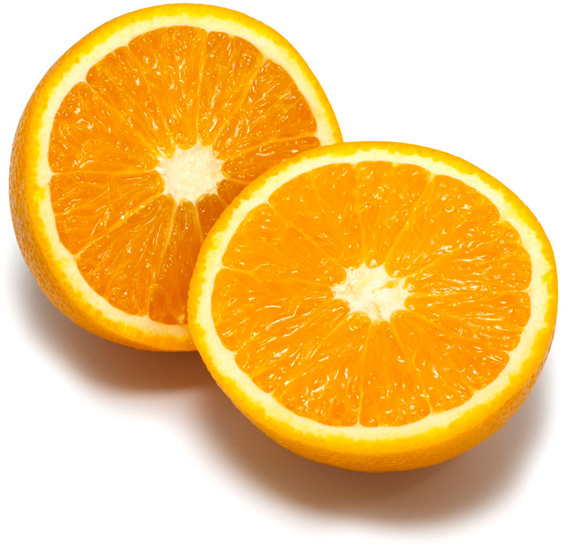
#> input picture Labs/Lab 3/Rakin/Images-jpg/orange.jpg, 572 x 551 px
$ python kmeans_example.py
#> lines starting #> are read from the running program, lines starting #| are printed output that depends on the picture
### Labs/Lab 2/Rakin/Functions.py
import math
import numpy as np
import scipy
import scipy.ndimage
import matplotlib.pyplot as plt
from matplotlib.colors import ListedColormap
from scipy.signal import convolve2d


#  SHOWGREY(IMAGE, DISPLAY, RESOLUTION, ZMIN, ZMAX)
#    displays the real matrix IMAGE as a gray-level image on the screen.
#
#  Arguments:
#    If RESOLUTION is a scalar value, RESOLUTION distinct gray-levels,
#    equidistantly spaced between 0 (black) and 1 (white), are used.
#    If RESOLUTION is a vector, its elements (which should lie in the
#    interval [ 0, 1]) are used as gray-levels (colormap).
#
#    The (matrix element) values ZMIN and ZMAX are mapped to black and
#    white respectively. For a quantized image, it is often advisable
#    to set ZMAX to the first quantization level outside actual range.
#    Values in ] ZMIN, ZMAX[ are mapped by linear interpolation, whereas
#    values outside this interval are mapped to either black or white by
#    truncation.
#
#    If ZMIN and ZMAX are omitted, they are set to the true max
#    and min values of the elements of IMAGE.
#
#    If RESOLUTION is also omitted, it is assumed to be 64.
#    If ZMIN = ZMAX, the displayed image is thresholded at ZMAX.
#
# [23 lines left out: function showgrey, not called in this run]


# 	SHOWFS( FREQSPEC, DISPLAY, RES) displays a compressed version
# 	of the corresponding Fourier spectrum as a gray-level image.
# 	RES distinct gray-levels, equidistantly spaced between 0 (black)
# 	and 1 (white), are used. If RES is omitted, it is assumed to be 64.
#
def showfs(Image, display=True, res=64):
    showgrey(np.log(1 + np.abs(np.fft.fftshift(Image))), display, res)


# 	ROTIM = ROT( IMAGE, ANGLE, BKG) rotates the image IMAGE by an angle
# 	ANGLE and sets the values of the background pixels to BKG.
# 	If BKG is omitted, it is set to 0.
# 	If ANGLE is also omitted, it is also set to 0.
# 	This is not a very interesting rotation, but it will, like all
# 	other values of ANGLE, create an output image ROTIM of size DxD,
# 	where D = NORM( SIZE( IMAGE)), with the original image in the center.
#
# [208 lines left out: functions rot, pow2image, randphaseimage, deltafcn, variance, discgaussfft and 7 more, not called in this run]


# ZEROCROSSCURVES(ZERO, MASK) -- Extraction of zero-crossing curves
# Computes the zero-crossing curves from the image ZERO
# If the MASK image is specified, only point on the zero-crossing
# curves for which the mask value is True are reserved
# The format of these curves is a tuple of two arrays with (Y,X) coordinates.
#
def zerocrosscurves(zeropic, mask):
    curves = np.where(contour(zeropic) & mask.astype(int))
    return curves


# THRESHOLDCURVES(CURVES, MASK) -- Thresholding of curves
# Returns a new set of curves containing only those points
# in the polygons for which the mask value is True.
# The format of these curves is a tuple of two arrays with (Y,X) coordinates.
#
# [70 lines left out: functions thresholdcurves, overlaycurves, overlaycurves_EDITED, locmax8, not called in this run]


# IMEAN = MEAN_SEGMENTS(I, SEGM) computes the mean within clusters indexed per
# pixel by SEGM and returns in image with pixel values replaced by the means
#
def mean_segments(I, segm):
    Ivec = np.reshape(I, (-1, 3))
    idx = np.reshape(segm, (-1))
    L = np.max(idx) + 1
    centers = np.zeros((L, 3))
    h, _ = np.histogram(idx, L, (-0.5, L - 0.5))
    for l in range(L):
        if h[l] > 0:
            centers[l, :] = np.mean(Ivec[idx == l], axis=0)
    return centers[segm, :]


# INEW = OVERLAY_BOUNDS(I, SEGM) creates a new image INEW with boundaries
# between clusters as indicated by the segmentation SEGM
#
def overlay_bounds(I, segm):
    (h, w) = np.shape(segm)
    grow = np.zeros((h + 1, w + 1), dtype=segm.dtype)
    grow[0:h, 0:w] = segm
    mask = (
        (segm != grow[1 : h + 1, 0:w])
        | (segm != grow[0:h, 1 : w + 1])
        | (segm != grow[1 : h + 1, 1 : w + 1])
    )
    mask[0:h, w - 1] = mask[h - 1, 0:w] = False
    Inew = np.array(I)
    Inew[mask, 0] = 255
    Inew[mask, 1] = Inew[mask, 2] = 0
    return Inew

### Labs/Lab 3/Rakin/kmeans_example.py
import sys
import numpy as np
from PIL import Image, ImageFilter
import matplotlib.pyplot as plt
from scipy.spatial import distance_matrix
from Functions import mean_segments, overlay_bounds

def initialize_cluster_centers(image, K, seed):
    np.random.seed(seed)
    h, w, d = image.shape
    flattened_data = image.reshape(h * w, d)

    # Initialize the list of chosen indices
    chosen_indices = []

    # Randomly pick the first center
    first_index = np.random.choice(h * w)
    chosen_indices.append(first_index)

    # Iteratively pick the most different pixels
    for _ in range(1, K):
        remaining_indices = [i for i in range(h * w) if i not in chosen_indices]
        distances = np.linalg.norm(flattened_data[remaining_indices] - flattened_data[chosen_indices, None, :], axis=2)
        max_distance_index = remaining_indices[np.argmax(np.min(distances, axis=0))]
        chosen_indices.append(max_distance_index)

    # Extract the initial centers
    initial_centers = flattened_data[chosen_indices]
    return initial_centers

def kmeans_segm(image, K, L, seed):
    """
    Implement k-means clustering:
    - Input: image : image input
             K : number of cluster centres
             L : number of iterations
             seed : to initialize random generator
    - Output: segmentation : segmented image with a colour index per pixel
              centers : final cluster centres in 3D colour space
    """
    # This is used to flatten the image
    h, w, d = image.shape
    Ivec = np.reshape(image, (h * w, d))

    # Apply k-means clustering algorithm
    # Initialize cluster centers randomly
    centers = initialize_cluster_centers(image, K, seed)

    # Initialize nearest_clustery
    nearest_cluster = np.zeros_like(Ivec[:, 0])

    for _ in range(L):
        # Assign pixels to the nearest cluster center by using the distance to the cluster centers
        distances = distance_matrix(Ivec, centers)
        nearest_cluster = np.argmin(distances, axis=1)

        # Update cluster centers
        for k in range(K):
            if np.any(nearest_cluster == k):
                centers[k] = np.mean(Ivec[nearest_cluster == k], axis=0)
            else:
                # Reinitialize the center if the cluster is empty
                centers[k] = Ivec[np.random.choice(Ivec.shape[0])]

    # Reshape the segmentation and centers
    segmentation = np.reshape(nearest_cluster, (h, w))
    return segmentation, centers

def kmeans_example():
    K = 10              # number of clusters used
    L = 50              # number of iterations
    seed = 14           # seed used for random initialization
    scale_factor = 0.5  # image downscale factor
    image_sigma = 1.0   # image preblurring scale

    img = Image.open('Images-jpg/orange.jpg')
#> img is the input picture: PIL image 572x551 RGB; mean R, G, B 242.2, 197.1, 118.9
    img = img.resize((int(img.size[0]*scale_factor), int(img.size[1]*scale_factor)))
#> img: PIL image 286x275 RGB

    h = ImageFilter.GaussianBlur(image_sigma)
    I = np.asarray(img.filter(ImageFilter.GaussianBlur(image_sigma))).astype(np.float32)
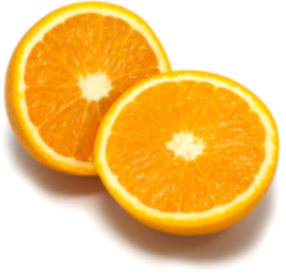
#> I: shape (275, 286, 3) float32; mean R, G, B 242.2, 196.8, 118.7

    segm, centers = kmeans_segm(I, K, L, seed)
#> the loop in initialize_cluster_centers, `for _ in range(1, K):` made 9 passes
#> max_distance_index on passes 1 to 9: 0, 50717, 39195, 72826, 41561, 4989, 1519, 48039, 36047
#> after the loop in initialize_cluster_centers, `for _ in range(1, K):`: chosen_indices = [9484, 0, 50717, 39195, 72826, 41561, 4989, 1519, 48039, 36047]
#> in initialize_cluster_centers, `initial_centers = flattened_data[chosen_indices]`: initial_centers = [[245, 174, 58], [255, 255, 255], [124, 60, 23], [191, 183, 173], [162, 124, 94], [218, 95, 0], [255, 244, 129], [254, 224, 6], [245, 224, 194], [215, 166, 115]]
#> in kmeans_segm, `centers = initialize_cluster_centers(image, K, seed)`: centers has the same summary as initial_centers in initialize_cluster_centers
#> after the loop in kmeans_segm, `for _ in range(L):`: centers = [[251, 158.3, 6.2], [254.7, 254.4, 254], [147, 92.28, 54], [237.3, 225.7, 208.4], [170.2, 130.5, 102.1], [230.7, 130.9, 6.97], [252, 212.9, 87.79], [252.3, 189.6, 25.09], [253.5, 236.4, 154.5], [199.9, 175.6, 158.7]]
#> in kmeans_segm, `segmentation = np.reshape(nearest_cluster, (h, w))`:
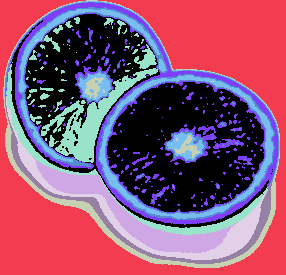
#> segmentation: shape (275, 286) int64; 10 distinct labels, from 0 to 9; one colour per label, 0 black
    Inew = mean_segments(img, segm)
#> in mean_segments, `L = np.max(idx) + 1`: L = 10
#> in mean_segments, `h, _ = np.histogram(idx, L, (-0.5, L - 0.5))`: h = [21999, 26182, 3449, 2814, 2689, 5355, 3089, 6428, 4718, 1927]
#> after the loop in mean_segments, `for l in range(L):`: centers = [[251.4, 158, 4.75], [254.7, 254.5, 254.2], [145.9, 91.59, 54.5], [237.7, 228.1, 214.7], [170.1, 130.4, 102.3], [231.2, 129.7, 5.85], [252, 214.7, 90.26], [252.5, 189.9, 19.51], [253.6, 240.5, 166.7], [199.7, 175.4, 158.7]]
    if True:
        Inew = overlay_bounds(img, segm)
#> in overlay_bounds, `grow[0:h, 0:w] = segm`:
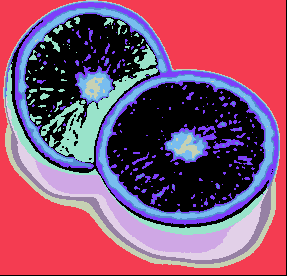
#> grow: shape (276, 287) int64; 10 distinct labels, from 0 to 9; one colour per label, 0 black
#> in overlay_bounds, `mask = ( (segm != grow[1 : h + 1, 0:w]) | (segm != grow[0:h, 1 : w + 1..`:
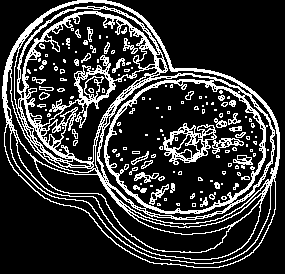
#> mask: shape (275, 286) bool; 21% white in thin lines or dots
#> in overlay_bounds, `mask[0:h, w - 1] = mask[h - 1, 0:w] = False`:
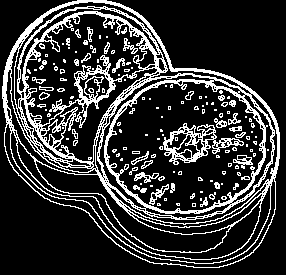
#> mask: shape (275, 286) bool; 20.3% white in thin lines or dots
#> in overlay_bounds, `Inew[mask, 0] = 255`:
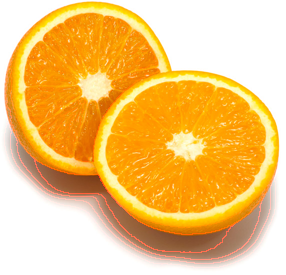
#> Inew: shape (275, 286, 3); mean R, G, B 244.5, 197.1, 119
#> in overlay_bounds, `Inew[mask, 1] = Inew[mask, 2] = 0`:
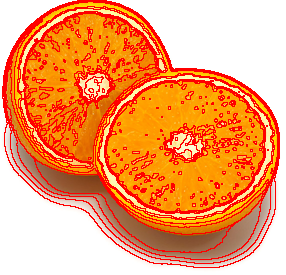
#> Inew: shape (275, 286, 3); mean R, G, B 244.5, 159.2, 104.3

    img = Image.fromarray(Inew.astype(np.ubyte))
    plt.imshow(img)
    plt.axis('off')
    plt.show()
    img.save('result/kmeans.png')

if __name__ == '__main__':
    sys.exit(kmeans_example())
#> (the program exits here)
